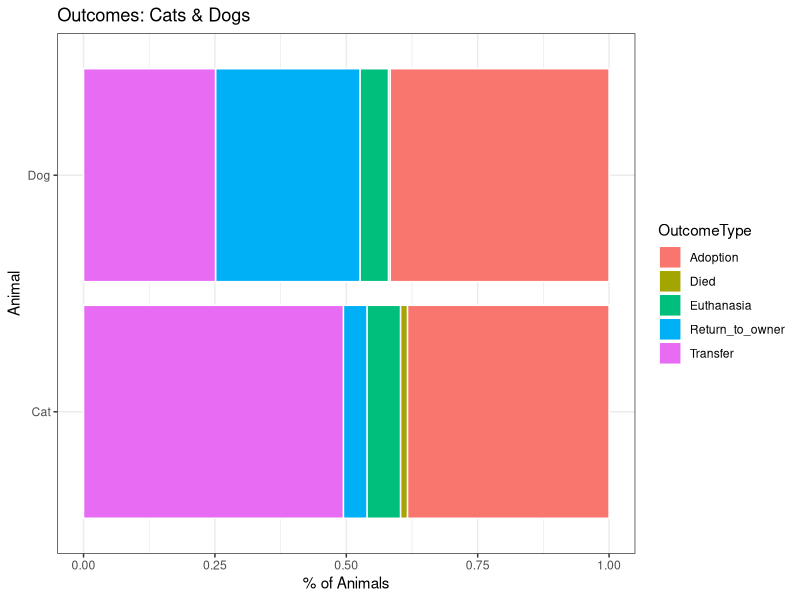

This figure's R source:
#-----ANIMAL SHELTER DATA-----
#load libraries
library(ggplot2) #data viz
library(dplyr) #data manipulation
library(randomForest) #for classification

#------GET & EXPLORE THE DATA------
dir= ("/Users/etavares/Documents/Data Science/Kaggle/Animal_Shelter/")
setwd(dir)

train = read.csv("train.csv", stringsAsFactors = F)
str(train)
train$OutcomeType<-as.factor(train$OutcomeType)
train$OutcomeSubtype<-as.factor(train$OutcomeSubtype)
train$AnimalType<-as.factor(train$AnimalType)
train$SexuponOutcome<-as.factor(train$SexuponOutcome)
train$SexuponOutcome<-as.factor(train$SexuponOutcome)
#train$AgeuponOutcome<-as.numeric(train$AgeuponOutcome)
head(train)

#so test & train sets match
names(train)[1]="ID"

#Univariate Analysis
dim(train) #the dataset contains 26,729 observations and was given to us by the Austin Animal Shelter
str(train) #we have 9 predictor variables
names(train)

#This code block is forked from Megan Risdal 
outcome <- train[1:26729, ] %>%
  group_by(AnimalType, OutcomeType) %>%
  summarise(num_animals = n())

#Summary of outcomes (#This code block is forked from Megan Risdal & edited)
ggplot(outcome, aes(x = AnimalType, y = num_animals, fill = OutcomeType)) +
  geom_bar(stat = 'identity', position = 'fill', colour = 'white') +
  coord_flip() +
  labs(y = '% of Animals', 
       x = 'Animal',
       title = 'Outcomes: Cats & Dogs') + theme_bw()

#Exploring the variables
names(train)
min(train$DateTime) 
max(train$DateTime)
str(train$OutcomeType)
summary(train$OutcomeType)
